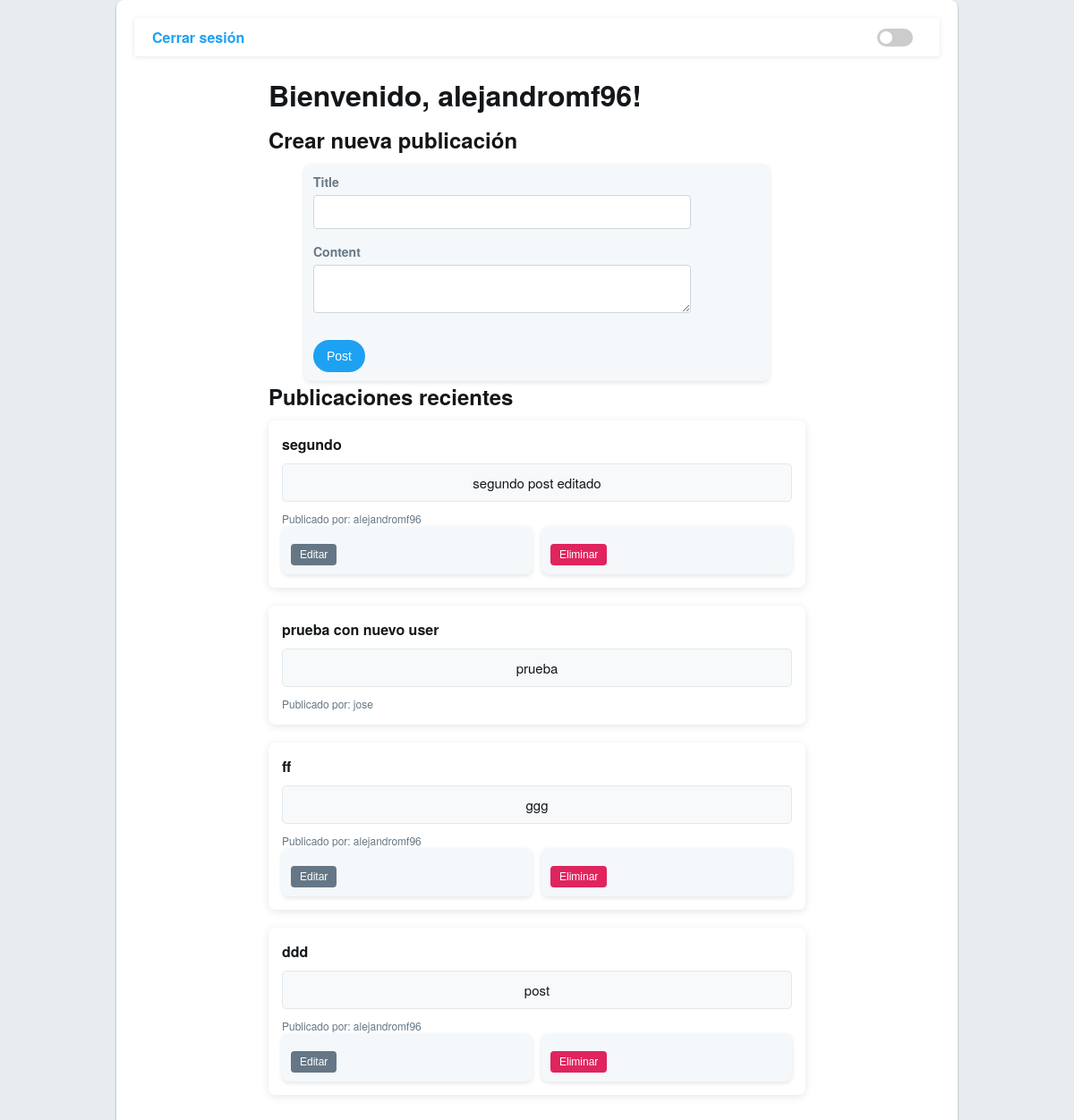
/feed (signed in), run on the app's committed database.
### models.py (models this page shows, shortened)
class User(db.Model, UserMixin):
    id = db.Column(db.Integer, primary_key=True)
    username = db.Column(db.String(50), unique=True, nullable=False)
    email = db.Column(db.String(100), unique=True, nullable=False)
    password = db.Column(db.String(100), nullable=False)

class Post(db.Model):
    id = db.Column(db.Integer, primary_key=True)
    title = db.Column(db.String(50), nullable=False)
    content = db.Column(db.Text, nullable=False)
    user_id = db.Column(db.Integer, db.ForeignKey('user.id'), nullable=False)
    author = db.relationship('User', backref='posts')

### app.py (the view)
@app.route('/feed', methods=['GET', 'POST'])
@login_required
def feed():
    form =  PostForm()
    if form.validate_on_submit():
        post = Post(title=form.title.data, content=form.content.data, user_id=current_user.id)
        db.session.add(post)
        db.session.commit()
        flash('Post creado con exito', 'success')
        return redirect(url_for('feed'))
    posts = Post.query.all()
    return render_template('feed.html', form=form, posts=posts)

### forms.py
class PostForm(FlaskForm):
    title = StringField('Title', validators=[DataRequired()])
    content = TextAreaField('Content', validators=[DataRequired()])
    submit = SubmitField('Post')

### app.py (called while the page is built)
@login_manager.user_loader
def load_user(user_id):
    with Session(db.engine) as session:  # Crear sesión con el motor
        return session.get(User, int(user_id))  # Obtener el usuario por ID

### templates/feed.html (shortened to what this page needs)
{% extends "base.html" %}
{% block content %}
    <h1>Bienvenido, {{ current_user.username }}!</h1>
    <h2>Crear nueva publicación</h2>
    <form method="POST" action="{{ url_for('feed') }}">
        <div>
            <label for="title">{{ form.title.label }}</label>
            {{ form.title(id='title') }}
        </div>
        <div>
            <label for="content">{{ form.content.label }}</label>
            {{ form.content(id='content') }}
        </div>
        <button type="submit">Post</button>
    </form>
    <h2>Publicaciones recientes</h2>
    {% if posts %}
        {% for post in posts %}
            <div class="post">
                <div class="post-title">{{ post.title }}</div>
                <p>{{ post.content }}</p>
                <div class="post-author">Publicado por: {{ post.author.username }}</div>
                {% if post.author.id == current_user.id %}
                <div class="action-buttons">
                    <form method="POST" action="{{ url_for('edit_post', post_id=post.id) }}">
                        <button type="submit" class="edit-btn">Editar</button>
                    </form>
                    <form method="POST" action="{{ url_for('delete_post', post_id=post.id) }}">
                        <button type="submit" class="delete-btn">Eliminar</button>
                    </form>
                </div>
                {% endif %}
            </div>
        {% endfor %}
    {% else %}
        <p>No hay publicaciones todavía.</p>
    {% endif %}
{% endblock %}

### templates/base.html (shortened to what this page needs)
<!DOCTYPE html>
<html lang="es">
<head>
    <link rel="stylesheet" href="{{ url_for('static', filename='styles.css') }}">
</head>
<body>
    <div class="container">
        <nav>
            {% if not current_user.is_authenticated %}
                <div class="register"><a href="{{ url_for('register') }}">Register</a></div>
            {% else %}
                <div><a href="{{ url_for('logout') }}">Cerrar sesión</a></div>
            {% endif %}
            <div class="dark-mode-toggle">
                <label class="switch">
                    <span class="slider"></span>
                </label>
            </div>
        </nav>
        <div class="center">
            {% block content %}{% endblock %}
        </div>
    </div>
</body>
</html>

### static/styles.css (style rules this page uses)
body { font-family: 'Helvetica Neue', Arial, sans-serif; background-color: #e6ecf0; margin: 0; padding: 0; color: #14171a; }
.container { width: 100%; max-width: 900px; margin: 0 auto; padding: 20px; background-color: #ffffff; border-radius: 8px; box-shadow: 0 1px 3px rgba(0, 0, 0, 0.12), 0 1px 2px rgba(0, 0, 0, 0.24); }
h1, h2, p { margin: 0 0 10px; }
button { background-color: #1da1f2; color: white; padding: 10px 15px; border: none; border-radius: 50px; cursor: pointer; font-size: 14px; transition: background-color 0.3s ease; }
.dark-mode-toggle { display: flex; align-items: center; margin-left: 15px; }
.switch { position: relative; display: inline-block; width: 40px; height: 20px; margin-right: 10px; }
.slider { position: absolute; cursor: pointer; top: 0; left: 0; right: 0; bottom: 0; background-color: #ccc; transition: 0.4s; border-radius: 34px; }
.slider:before { position: absolute; content: ""; height: 14px; width: 14px; left: 3px; bottom: 3px; background-color: white; transition: 0.4s; border-radius: 50%; }
.dark-mode-toggle span { color: #657786; }
nav { display: flex; justify-content: space-between; align-items: center; background-color: #ffffff; padding: 10px 20px; box-shadow: 0px 1px 5px rgba(0, 0, 0, 0.1); margin-bottom: 20px; }
nav a { color: #1da1f2; text-decoration: none; font-weight: bold; }
.center { max-width: 600px; margin: 0 auto; text-align: left; }
.center p { font-size: 20px; font-weight: bolder; text-align: center; }
form { display: flex; flex-direction: column; align-items: flex-start; width: 100%; max-width: 500px; margin: 0 auto; padding: 10px; background-color: #f5f8fa; border-radius: 8px; box-shadow: 0 2px 5px rgba(0, 0, 0, 0.1); }
form div { width: 100%; margin-bottom: 15px; }
form label { font-size: 14px; color: #657786; margin-bottom: 5px; font-weight: bold; display: block; }
form input, form textarea { width: 80%; padding: 10px; border: 1px solid #ccd6dd; border-radius: 4px; font-size: 14px; background-color: #ffffff; }
form button { align-self: flex-start; margin-top: 10px; background-color: #1da1f2; color: white; padding: 10px 15px; border: none; border-radius: 50px; cursor: pointer; font-size: 14px; transition: background-color 0.3s ease; }
.post { background-color: #ffffff; padding: 15px; border-radius: 8px; box-shadow: 0 2px 10px rgba(0, 0, 0, 0.1); margin-bottom: 20px; text-align: left; }
.post-title { font-weight: bold; font-size: 16px; margin-bottom: 10px; color: #14171a; }
.post p { font-weight: normal; font-size: 15px; color: #14171a; background-color: #f8f9fa; padding: 10px; border-radius: 5px; border: 1px solid #e1e8ed; margin-bottom: 10px; }
.post-author { font-size: 12px; color: #657786; margin-top: 8px; }
.action-buttons { display: flex; gap: 10px; }
.edit-btn, .delete-btn { background-color: #657786; padding: 5px 10px; font-size: 12px; color: white; border-radius: 4px; text-align: center; display: inline-block; }
.delete-btn { background-color: #e0245e; }

### data on the page
User: username "alejandromf96"
Post: title "segundo", content "segundo post editado", author.username "alejandromf96"
Post: title "prueba con nuevo user", content "prueba", author.username "jose"
Post: title "ff", content "ggg", author.username "alejandromf96"
Post: title "ddd", content "post", author.username "alejandromf96"
